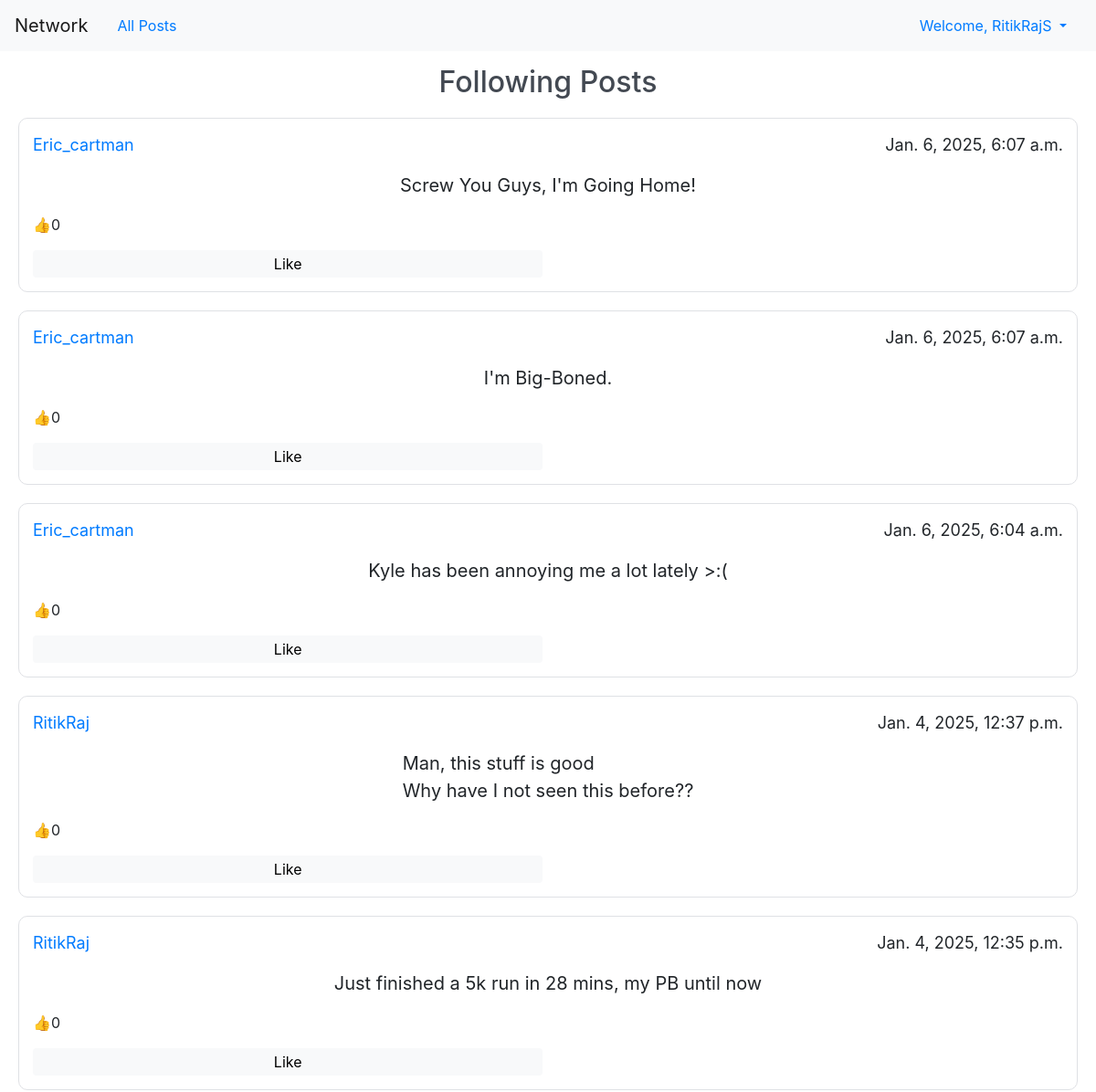
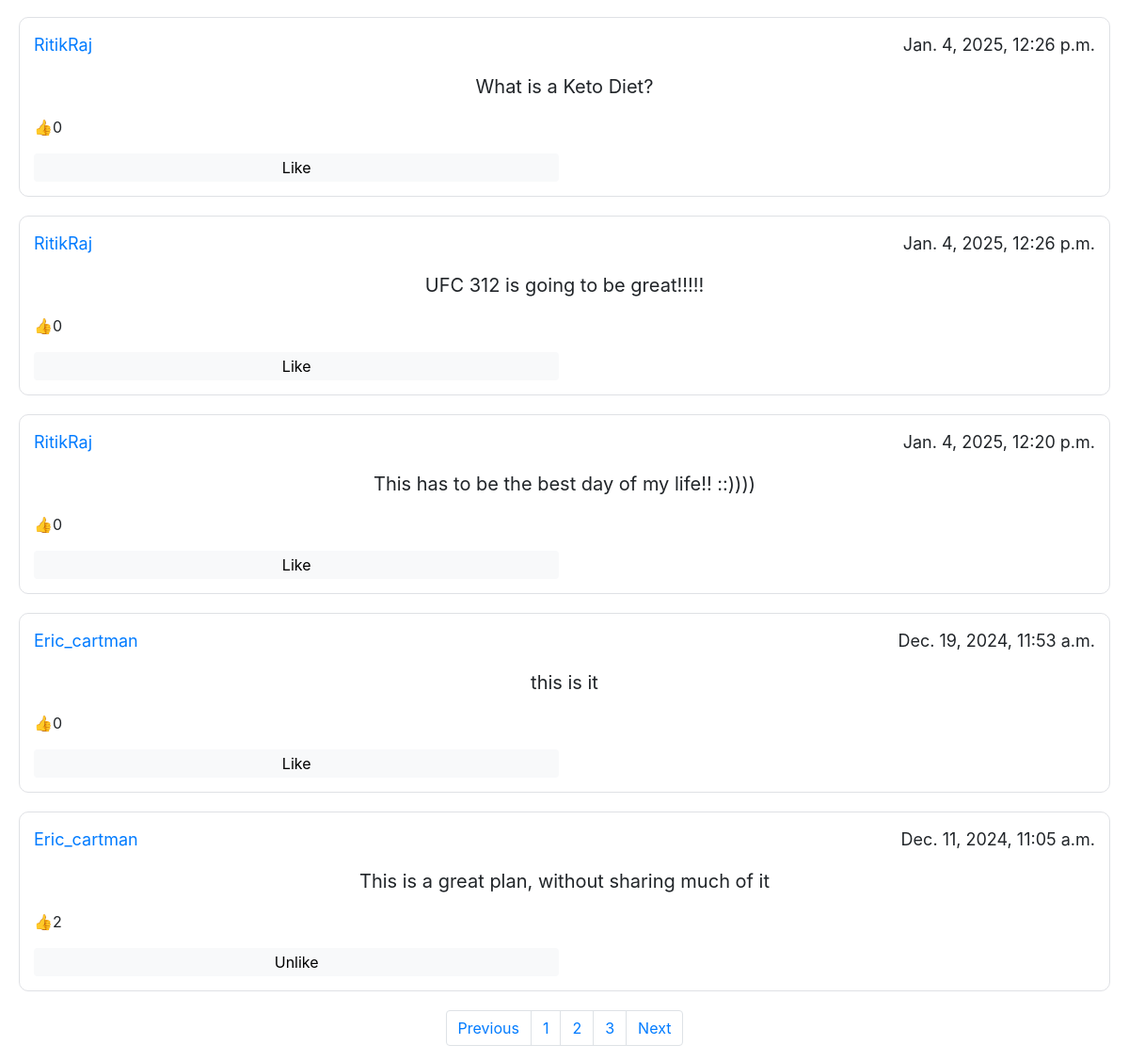
Screenshot of /following?page=2 (signed in) with the database file from the repository (2 pictures, top to bottom).
### network/models.py (models this page shows, shortened)
class User(AbstractUser):
    user_pfp = models.URLField(max_length=5000 , blank=True)
    pass

class Post(models.Model):
    post_content = models.CharField(max_length=300)
    author = models.ForeignKey(User, on_delete=models.CASCADE)
    posted_date = models.DateTimeField(default=datetime.now)
    likes = models.ManyToManyField(User, blank=True, related_name="liked")

### network/views.py (the view)
# urls.py: path("following", views.following, name='following'),
@login_required
@csrf_exempt
def following(request):
    if request.method=="GET":
        if request.user.is_authenticated:
            following_query= Follow.objects.filter(followers= request.user)
            following_users=[]
            for follow in following_query:
                following_users.append(follow.user)
            following_posts= Post.objects.filter(author__in=following_users).order_by('-posted_date')
            liked_users={}
            for liked in following_posts:
                liked_users[liked.id] = [user.username for user in liked.likes.all()]
            following_posts, totalpage, pagelist= pagination(request, following_posts)
            return render(request, 'network/following.html', {
                "posts":following_posts,
                "totalpage":totalpage,
                "pagelist":pagelist,
                "likedUsers":liked_users,
            })
        else:
            return HttpResponseRedirect(reverse('login'))

### network/templatetags/custom_filters.py (called while the page is built)
@register.filter
def get_item(dictionary, key):
    return dictionary.get(key, [])

### network/views.py (called while the page is built)
def pagination(request, data):
    paginator=Paginator(data, 10)
    page_number= request.GET.get('page')
    data= paginator.get_page(page_number)
    totalpages= data.paginator.num_pages
    pagelist=[n+1 for n in range(totalpages)]
    return (data, totalpages, pagelist)

### network/templates/network/following.html (shortened to what this page needs)
{% extends "network/layout.html" %}
{% load static %}
{% block body %}
    <h2>Following Posts</h2>
{% endblock %}

### network/templates/network/layout.html (shortened to what this page needs)
{% load static %}
{% load custom_filters %}
<!DOCTYPE html>
<html lang="en">
    <head>
        <link rel="stylesheet" href="https://stackpath.bootstrapcdn.com/bootstrap/4.4.1/css/bootstrap.min.css">
        <link href="{% static 'network/styles.css' %}" rel="stylesheet">
    </head>
    <body>
        <nav class="navbar navbar-expand-lg navbar-light bg-light">
            <a class="navbar-brand" href="{% url 'index' %}">Network</a>
            <a class="nav-link" href="{% url 'index' %}">All Posts</a>
            <ul class='nav'>
                {% if user.is_authenticated %}
                    <li class="nav-item ms-auto dropdown">
                        <a class="nav-link dropdown-toggle" href="#" id="authDropdown" role="button" data-toggle="dropdown" aria-haspopup="true" aria-expanded="false">
                            Welcome, {{ request.user.username }}
                        </a>
                    </li>
                {% endif %}
            </ul>
        </nav>
        <div class="body">
            {% block body %}
            {% endblock %}
            {% if request.resolver_match.url_name in "profile following index" %}
                {% for post in posts %}
                    <div id='postID_{{post.id}}' class='post'>
                        <div id ='postUser'>
                            <p><a href= {% url 'profile' name=post.author%}>{{ post.author }}</a></p>
                            <p>{{ post.posted_date }}</p>
                        </div>
                        <div id='postContent'>
                            <p id='post_content_{{post.id}}'>{{ post.post_content }}</p>
                        </div>
                        <div id='likes'>
                            <p> &#128077 <p id='likeCount_{{post.id}}'>{{ post.likes.count }}</p></p>
                        </div>
                        <div id='button'>
                            {% if request.user.is_authenticated %}
                                {% if request.user.username in likedUsers|get_item:post.id %}
                                    <button class='likeButton' data-id= '{{post.id}}'>Unlike</button>
                                {% else %}
                                    <button class='likeButton' data-id= '{{post.id}}'>Like</button>
                                {% endif %}
                            {% endif %}
                        </div>
                    </div>
                {% endfor %}
                <nav aria-label="Page navigation example">
                    <ul class="pagination justify-content-center">
                        {% if posts.has_previous %}
                            <li class="page-item">
                                <a class="page-link" href="?page={{posts.previous_page_number}}" tabindex="-1" aria-disabled="true">Previous</a>
                            </li>
                        {% endif %}
                        {% for n in pagelist%}
                            <li class="page-item"><a class="page-link" href="?page={{n}}">{{n}}</a></li>
                        {% endfor%}
                        {% if posts.has_next %}
                            <li class="page-item">
                                <a class="page-link" href="?page={{posts.next_page_number}}">Next</a>
                            </li>
                        {% endif %}
                    </ul>
                </nav>
            {% endif %}
        </div>
    </body>
</html>

### network/static/network/styles.css (style rules this page uses)
.navbar { display:flex; margin-bottom:15px }
.nav { display: flex; flex-grow:1; justify-content: end; }
h2 { display:flex; margin: 10px 50px; color:#434952; justify-content: center; }
.followButton, #post_button, .likeButton, .edit_button { width: 120px; cursor:pointer; background-color: #f8f9fa; border-radius: 4px; }
.followButton:hover, #post_button, .likeButton, .edit_button { border-color: rgba(223,225,229,0); }
#button { display:flex; justify-content: flex-start; gap:10px; }
.likeButton, .edit_button { width: 49.5%; }
.post { border:1px solid #dfe1e5; display: flex; flex-direction: column; margin: 20px; padding: 15px; cursor: pointer; border-radius:10px; }
#postUser { display: flex; flex-direction: row; justify-content: space-between; font-size: 18px; }
#postContent { display: flex; font-size: 20px; white-space: pre-line; margin: none; justify-content: center; }
#likes { display: flex; flex-direction: row; }

### rows the page displays
User: user.username "RitikRajS"
Post: author "Eric_cartman", posted_date "Jan. 6, 2025, 6:07 a.m.", post_content "Screw You Guys, I'm Going Home!", likes.count "0"
Post: author "Eric_cartman", posted_date "Jan. 6, 2025, 6:07 a.m.", post_content "I'm Big-Boned.", likes.count "0"
Post: author "Eric_cartman", posted_date "Jan. 6, 2025, 6:04 a.m.", post_content "Kyle has been annoying me a lot lately >:(", likes.count "0"
Post: author "RitikRaj", posted_date "Jan. 4, 2025, 12:37 p.m.", post_content "Man, this stuff is good Why have I not seen this before??", likes.count "0"
Post: author "RitikRaj", posted_date "Jan. 4, 2025, 12:35 p.m.", post_content "Just finished a 5k run in 28 mins, my PB until now", likes.count "0"
Post: author "RitikRaj", posted_date "Jan. 4, 2025, 12:26 p.m.", post_content "What is a Keto Diet?", likes.count "0"
Post: author "RitikRaj", posted_date "Jan. 4, 2025, 12:26 p.m.", post_content "UFC 312 is going to be great!!!!!", likes.count "0"
Post: author "RitikRaj", posted_date "Jan. 4, 2025, 12:20 p.m.", post_content "This has to be the best day of my life!! ::))))", likes.count "0"
Post: author "Eric_cartman", posted_date "Dec. 19, 2024, 11:53 a.m.", post_content "this is it", likes.count "0"
Post: author "Eric_cartman", posted_date "Dec. 11, 2024, 11:05 a.m.", post_content "This is a great plan, without sharing much of it", likes.count "2"

### other values shown
{{ n }} "1" "2" "3"
